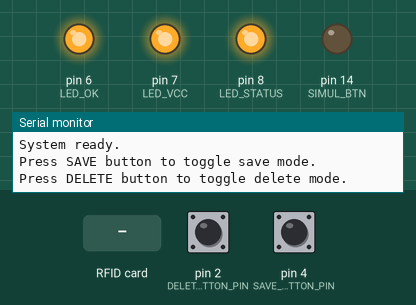
This program was run on a simulated Arduino Nano, built with avr-gcc and run on an emulated ATmega328P. Parts: output pins drawn as LEDs (lit = HIGH), the last lines printed to the serial monitor. Inputs (shaded band) come from the test bench; at power-on: pin 2 (DELETE_BUTTON_PIN) HIGH, pin 4 (SAVE_BUTTON_PIN) HIGH. Pins used as bus, display or sensor lines are not drawn.

Above: at 1.2 s.
1.3 s: pin 2 (DELETE_BUTTON_PIN) pulled LOW for 0.15 s
2.9 s: pin 4 (SAVE_BUTTON_PIN) pulled LOW for 0.15 s
4.5 s: RFID card 5E 7A 19 C4 held to the reader
At 4.74 s:
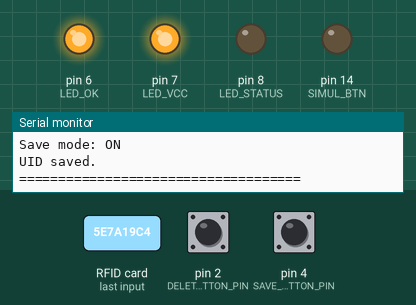
6.3 s: RFID card 5E 7A 19 C4 held to the reader
At 6.46 s:
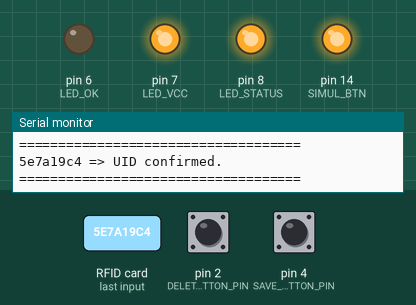
8.1 s: pin 2 (DELETE_BUTTON_PIN) pulsed LOW 2 times (0.12 s each, 0.3 s apart)
10.2 s: pin 4 (SAVE_BUTTON_PIN) pulsed LOW 2 times (0.12 s each, 0.3 s apart)
Timing chart, 0 to 13.2 s (numbered marks = the images above; inputs shaded):
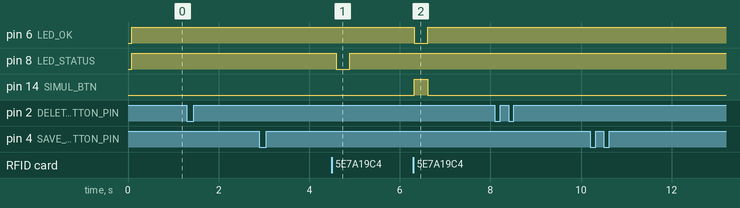

The program:

main.cpp
```cpp
#include <Arduino.h>
#include <SPI.h>
#include <MFRC522.h>

#define SS_PIN 10
#define RST_PIN 9

#define SAVE_BUTTON_PIN 4
#define DELETE_BUTTON_PIN 2
#define BUTT_GND 3

#define LED_OK 6
#define LED_STATUS 8
#define LED_VCC 7

#define SIMUL_BTN 14

MFRC522 rfid(SS_PIN, RST_PIN);
MFRC522::MIFARE_Key key;


const int MAX_UIDS = 20;
String savedUIDs[MAX_UIDS] = {"3505713"};
int savedCount = 1;

bool saveMode = false;
bool deleteMode = false;
bool lastSaveButtonState = HIGH;
bool lastDeleteButtonState = HIGH;

bool chek_modes = false;
bool flag_led_ok = false;
bool flag_led_status_card = false;

bool flag_push_btn = false; // //

void setup() {
  Serial.begin(9600);
  SPI.begin();
  rfid.PCD_Init();

  pinMode(SAVE_BUTTON_PIN, INPUT_PULLUP);
  pinMode(DELETE_BUTTON_PIN, INPUT_PULLUP);
  pinMode(BUTT_GND, OUTPUT); digitalWrite(BUTT_GND, 0);

  pinMode(LED_OK, OUTPUT);
  pinMode(LED_STATUS, OUTPUT);
  pinMode(LED_VCC, OUTPUT); digitalWrite(LED_VCC, 1);

  pinMode(SIMUL_BTN, OUTPUT);

  // digitalWrite(LED_OK, 0);
  // digitalWrite(LED_LOCKING, 0);

  Serial.println("System ready.");
  Serial.println("Press SAVE button to toggle save mode.");
  Serial.println("Press DELETE button to toggle delete mode.");
}


void checkButtons() {
  bool saveBtn = digitalRead(SAVE_BUTTON_PIN);
  bool deleteBtn = digitalRead(DELETE_BUTTON_PIN);

  if (lastSaveButtonState == HIGH && saveBtn == LOW) {
    saveMode = !saveMode;
    deleteMode = false;
    Serial.print("Save mode: ");
    Serial.println(saveMode ? "ON" : "OFF");
  }

  if (lastDeleteButtonState == HIGH && deleteBtn == LOW) {
    deleteMode = !deleteMode;
    saveMode = false;
    Serial.print("Delete mode: ");
    Serial.println(deleteMode ? "ON" : "OFF");
  }

  lastSaveButtonState = saveBtn;
  lastDeleteButtonState = deleteBtn;
}


// ///////
unsigned long ledStartTime = 0;
void triggerLED() {
  ledStartTime = millis();
  chek_modes = true;
}
// ///////


/////
String printHex(byte *buffer, byte bufferSize) {
  String str_byte;
  for (byte i = 0; i < bufferSize; i++) {
    str_byte += String(buffer[i], HEX);
  }
  return str_byte;
}

bool uidExists(String uid, int &index) {
  for (int i = 0; i < savedCount; i++) {
    if (savedUIDs[i] == uid) {
      index = i;
      return true;
    }
  }
  return false;
}

void removeUID(int index) {
  for (int i = index; i < savedCount - 1; i++) {
    savedUIDs[i] = savedUIDs[i + 1];
  }
  savedCount--;
  digitalWrite(LED_STATUS, 0);
  delay(300);
  digitalWrite(LED_STATUS, 1);
  delay(300);
  digitalWrite(LED_STATUS, 0);
}

void readRFID() {
  if (!rfid.PICC_IsNewCardPresent() || !rfid.PICC_ReadCardSerial())
    return;

  String uidStr = printHex(rfid.uid.uidByte, rfid.uid.size);

  int index;
  if (saveMode && savedCount < MAX_UIDS && !uidExists(uidStr, index)) {
    savedUIDs[savedCount++] = uidStr;
    Serial.println("UID saved.");
    saveMode = false;
    flag_led_status_card = true;
    triggerLED();//////
  }
  else if (deleteMode && uidExists(uidStr, index)) {
    removeUID(index);
    Serial.println("UID deleted.");
    deleteMode = false;
    flag_led_status_card = true;
    triggerLED();//////
  }
  else if (uidExists(uidStr, index) && saveMode || deleteMode){
    Serial.print(uidStr);
    if (saveMode){
      Serial.println(" - UID already saved!");
    }
    if (deleteMode){
      Serial.println(" - UID missing");
    }
    saveMode = false;
    deleteMode = false;
  }

  else if (uidExists(uidStr, index)) {
    flag_led_ok = true;
    flag_push_btn = true;
    triggerLED();///////
    Serial.print(uidStr);
    Serial.println(" => UID confirmed.");
  }
  else if (!uidExists(uidStr, index)) {
    Serial.print("RFID Tag UID is missing!!: "); //
    Serial.println(uidStr);
  }
  else if (uidExists(uidStr, index)) {
    flag_led_ok = true;
    flag_push_btn = true;
    triggerLED();///////
    Serial.print(uidStr);
    Serial.println(" => UID standard confirmed.");
  }

  Serial.println("====================================");

  rfid.PICC_HaltA();
  rfid.PCD_StopCrypto1();
}
/////////


unsigned long lastRFIDCheck_time = 0;
const unsigned long LED_DURATION = 300; //  мілісекунд // Затримка симуляції натиску
void loop() {
  if (millis() - lastRFIDCheck_time >= 100) { //
    checkButtons();
    readRFID();
    lastRFIDCheck_time = millis();
  }
  digitalWrite(SIMUL_BTN, flag_push_btn);
  digitalWrite(LED_OK, !flag_led_ok);
  digitalWrite(LED_STATUS, !flag_led_status_card);


  if (chek_modes && millis() - ledStartTime >= LED_DURATION) {
    flag_led_ok = false;
    flag_led_status_card = false;
    flag_push_btn = false;
    chek_modes = false;
  }
}
```

Measured:
- after the input at 4.5 s, pin 8 (LED_STATUS): HIGH → LOW after 0.09 s, → HIGH 0.30 s later
- after the input at 6.3 s, pin 6 (LED_OK): HIGH → LOW at once, → HIGH 0.30 s later; pin 14 (SIMUL_BTN): LOW → HIGH at once, → LOW 0.30 s later
